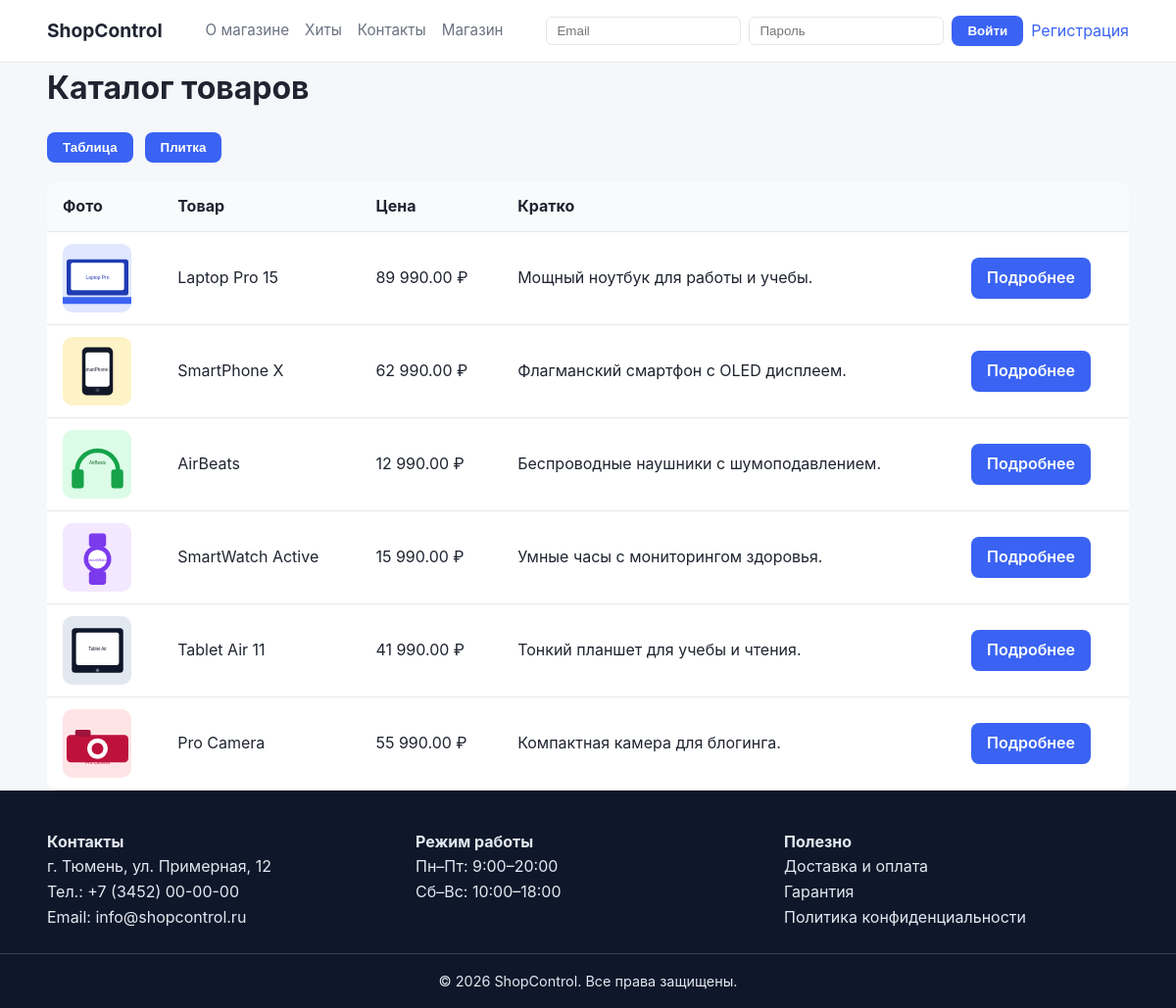
The page /shop.php on the database its author committed.
### tables this page shows
CREATE TABLE products (
  id            BIGINT UNSIGNED PRIMARY KEY AUTO_INCREMENT,
  category_id   BIGINT UNSIGNED NULL,
  title         VARCHAR(200) NOT NULL,
  short_desc    VARCHAR(400) NOT NULL,
  description   TEXT NOT NULL,
  price         DECIMAL(10,2) NOT NULL CHECK (price >= 0),
  stock_qty     INT NOT NULL DEFAULT 0 CHECK (stock_qty >= 0),
  is_active     TINYINT(1) NOT NULL DEFAULT 1,
  main_image    VARCHAR(255) NULL,
  created_at    TIMESTAMP NOT NULL DEFAULT CURRENT_TIMESTAMP,
  updated_at    TIMESTAMP NULL DEFAULT NULL ON UPDATE CURRENT_TIMESTAMP,
  CONSTRAINT fk_products_category
    FOREIGN KEY (category_id) REFERENCES categories(id)
    ON DELETE SET NULL ON UPDATE CASCADE,
  INDEX idx_products_active (is_active),
  INDEX idx_products_category (category_id),
  INDEX idx_products_price (price)
);

### app/helpers.php (called while the page is built, shortened)
<?php
function e(string $value): string
{
    return htmlspecialchars($value, ENT_QUOTES | ENT_SUBSTITUTE, 'UTF-8');
}

### public/shop.php (the view, shortened to what this page needs)
<?php
require __DIR__ . '/../app/helpers.php';
$pdo = db();
$stmt = $pdo->query("
  SELECT p.id, p.title, p.short_desc, p.price, p.stock_qty, p.main_image
  FROM products p
  WHERE p.is_active = 1
  ORDER BY p.created_at DESC
");
$products = $stmt->fetchAll();
?>
<!doctype html>
<html lang="ru">
<head>
    <link rel="stylesheet" href="/assets/css/style.css">
</head>
<body>
    <?php include __DIR__ . '/partials/header.php'; ?>
    <main class="container">
        <h1>Каталог товаров</h1>
        <div class="view-switch">
            <button data-view="table" class="btn">Таблица</button>
            <button data-view="grid" class="btn">Плитка</button>
        </div>
        <section id="tableView" class="view">
            <table class="products">
                <thead>
                    <tr>
                        <th>Фото</th>
                        <th>Товар</th>
                        <th>Цена</th>
                        <th>Кратко</th>
                        <th></th>
                    </tr>
                </thead>
                <tbody>
                    <?php foreach ($products as $p): ?>
                        <tr>
                            <td><img class="thumb" src="/<?= e($p['main_image'] ?? '') ?>" alt=""></td>
                            <td><?= e($p['title']) ?></td>
                            <td><?= number_format((float)$p['price'], 2, '.', ' ') ?> ₽</td>
                            <td><?= e($p['short_desc']) ?></td>
                            <td><a class="btn" href="/product.php?id=<?= (int)$p['id'] ?>">Подробнее</a></td>
                        </tr>
                    <?php endforeach; ?>
                </tbody>
            </table>
        </section>
    </main>
    <?php include __DIR__ . '/partials/footer.php'; ?>
</body>
</html>

### public/assets/css/style.css (style rules this page uses)
:root { --bg: #f6f7fb; --text: #1f2430; --muted: #6b7280; --primary: #3a63f3; --primary-dark: #2c4ec4; --card: #ffffff; --border: #e5e7eb; --success: #22c55e; --error: #ef4444; }
* { box-sizing: border-box; margin: 0; padding: 0; }
body { font-family: "Inter", "Segoe UI", sans-serif; background: var(--bg); color: var(--text); line-height: 1.6; }
img { max-width: 100%; display: block; }
a { color: inherit; text-decoration: none; }
.container { width: min(1140px, 92%); margin: 0 auto; }
.btn { background: var(--primary); color: #fff; border: none; padding: 8px 16px; border-radius: 8px; cursor: pointer; display: inline-flex; align-items: center; justify-content: center; gap: 8px; font-weight: 600; }
.products { width: 100%; border-collapse: collapse; margin-top: 20px; background: var(--card); border-radius: 12px; overflow: hidden; }
.products th, .products td { padding: 12px 16px; border-bottom: 1px solid var(--border); }
.products th { text-align: left; background: #f8fafc; }
.thumb { width: 70px; height: 70px; object-fit: cover; border-radius: 10px; background: #f1f5f9; }
.view-switch { margin-top: 20px; display: flex; gap: 12px; }

### rows shown on the page
products: main_image (picture), title "Laptop Pro 15", price "89 990.00", short_desc "Мощный ноутбук для работы и учебы."
products: main_image (picture), title "SmartPhone X", price "62 990.00", short_desc "Флагманский смартфон с OLED дисплеем."
products: main_image (picture), title "AirBeats", price "12 990.00", short_desc "Беспроводные наушники с шумоподавлением."
products: main_image (picture), title "SmartWatch Active", price "15 990.00", short_desc "Умные часы с мониторингом здоровья."
products: main_image (picture), title "Tablet Air 11", price "41 990.00", short_desc "Тонкий планшет для учебы и чтения."
products: main_image (picture), title "Pro Camera", price "55 990.00", short_desc "Компактная камера для блогинга."
